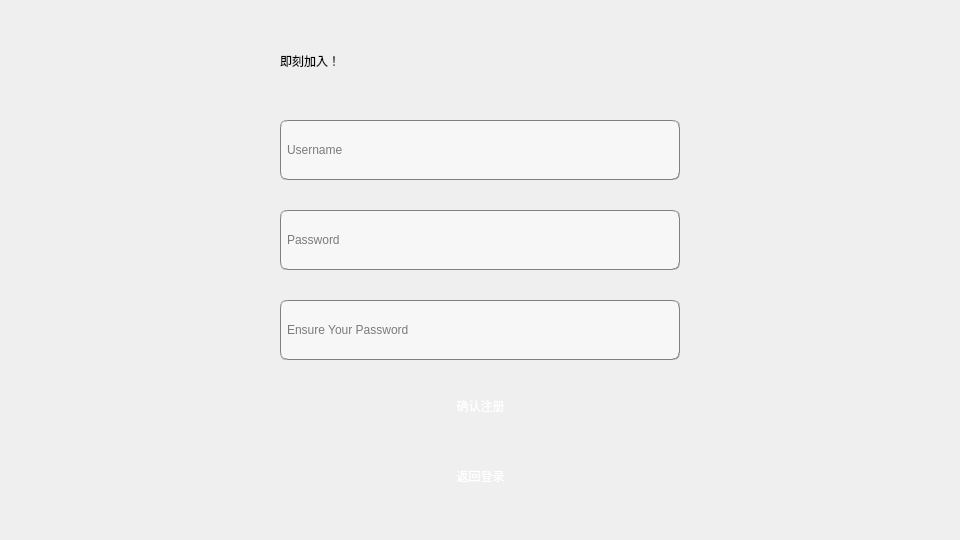
<?xml version="1.0" encoding="UTF-8"?>
<ui version="4.0">
 <class>signup</class>
 <widget class="QWidget" name="signup">
  <property name="geometry">
   <rect>
    <x>0</x>
    <y>0</y>
    <width>960</width>
    <height>540</height>
   </rect>
  </property>
  <property name="windowTitle">
   <string> MeiTuo - 外卖美食</string>
  </property>
  <widget class="QPushButton" name="returnButton">
   <property name="geometry">
    <rect>
     <x>280</x>
     <y>450</y>
     <width>401</width>
     <height>51</height>
    </rect>
   </property>
   <property name="styleSheet">
    <string notr="true">
background-color: qlineargradient(spread:pad, x1:0.52, y1:1, x2:0.54, y2:0, 
stop:0.0112994 rgba(64, 145, 252, 255), 
stop:1 rgba(255, 255, 255, 255));
color: rgb(255, 255, 255);
 
border:0px groove gray;border-radius:
7px;padding:2px 4px;
font: 14pt &quot;方正东港宋 简 Medium&quot;;
</string>
   </property>
   <property name="text">
    <string>返回登录</string>
   </property>
  </widget>
  <widget class="QLabel" name="label">
   <property name="geometry">
    <rect>
     <x>280</x>
     <y>30</y>
     <width>311</width>
     <height>61</height>
    </rect>
   </property>
   <property name="styleSheet">
    <string notr="true">font: 87 28pt &quot;方正东港宋 简 Medium&quot;;</string>
   </property>
   <property name="text">
    <string>即刻加入！</string>
   </property>
  </widget>
  <widget class="QLineEdit" name="surePasswordLineEdit">
   <property name="geometry">
    <rect>
     <x>280</x>
     <y>300</y>
     <width>400</width>
     <height>60</height>
    </rect>
   </property>
   <property name="styleSheet">
    <string notr="true">background-color: rgb(247, 247, 247);
border:1px groove gray;border-radius:
7px;padding:2px 4px;
font: 10pt &quot;Candara&quot;;</string>
   </property>
   <property name="placeholderText">
    <string>Ensure Your Password</string>
   </property>
  </widget>
  <widget class="QPushButton" name="sureButton">
   <property name="geometry">
    <rect>
     <x>280</x>
     <y>380</y>
     <width>401</width>
     <height>51</height>
    </rect>
   </property>
   <property name="styleSheet">
    <string notr="true">
background-color: qlineargradient(spread:pad, x1:0.52, y1:1, x2:0.54, y2:0, 
stop:0.0112994 rgba(64, 145, 252, 255), 
stop:1 rgba(255, 255, 255, 255));
color: rgb(255, 255, 255);
 
border:0px groove gray;border-radius:
7px;padding:2px 4px;
font: 14pt &quot;方正东港宋 简 Medium&quot;;
</string>
   </property>
   <property name="text">
    <string>确认注册</string>
   </property>
  </widget>
  <widget class="QLineEdit" name="usernameLineEdit">
   <property name="geometry">
    <rect>
     <x>280</x>
     <y>120</y>
     <width>400</width>
     <height>60</height>
    </rect>
   </property>
   <property name="styleSheet">
    <string notr="true">
background-color: rgb(247, 247, 247);
border:1px groove gray;border-radius:
7px;padding:2px 4px;
font: 10pt &quot;Candara&quot;;</string>
   </property>
   <property name="placeholderText">
    <string>Username</string>
   </property>
  </widget>
  <widget class="QLineEdit" name="passwordLineEdit">
   <property name="geometry">
    <rect>
     <x>280</x>
     <y>210</y>
     <width>400</width>
     <height>60</height>
    </rect>
   </property>
   <property name="styleSheet">
    <string notr="true">background-color: rgb(247, 247, 247);
border:1px groove gray;border-radius:
7px;padding:2px 4px;
font: 10pt &quot;Candara&quot;;</string>
   </property>
   <property name="placeholderText">
    <string>Password</string>
   </property>
  </widget>
 </widget>
 <resources/>
 <connections/>
</ui>
